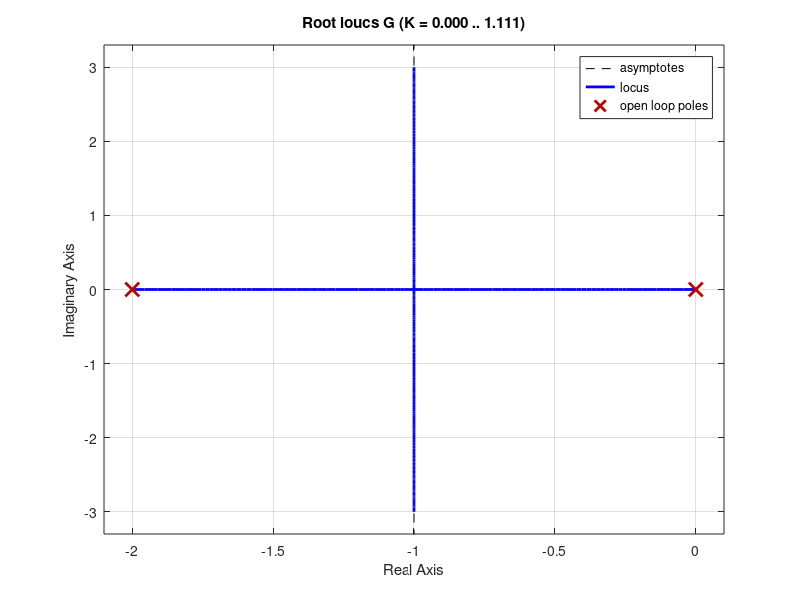
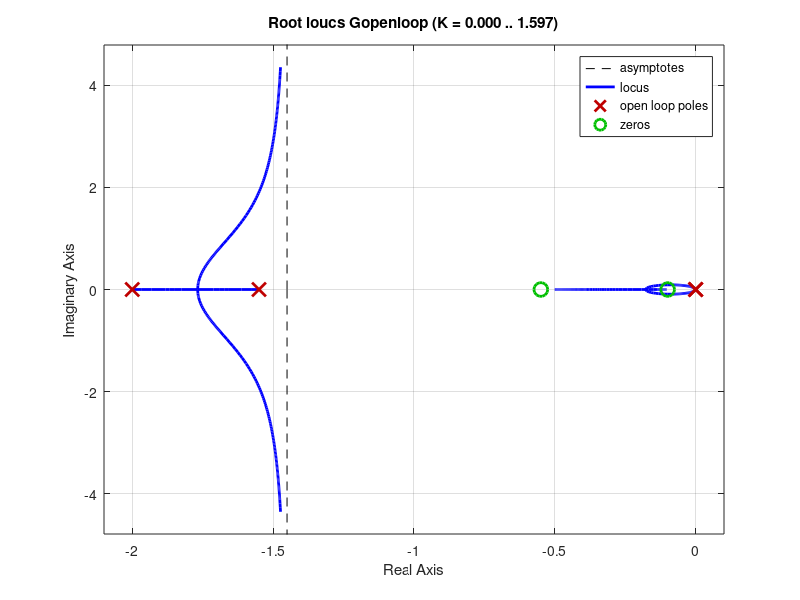

Recreate these plots in MATLAB, in order.
clc;clear;close all;

num=9;
den=conv([1 0],[1 2]);
G=tf(num,den);
figure(1)
rlocus(G)

num2=[1 0.55];
den2=[1 1.55];
Glead=tf(num2,den2);

num3=[1 0.1];
den3=[1 0.00099];
Glag=tf(num3,den3);

Kc=1.38;
Gc=Kc*Glead*Glag;

Gopenloop=Gc*G;

figure(2)
rlocus(Gopenloop)

